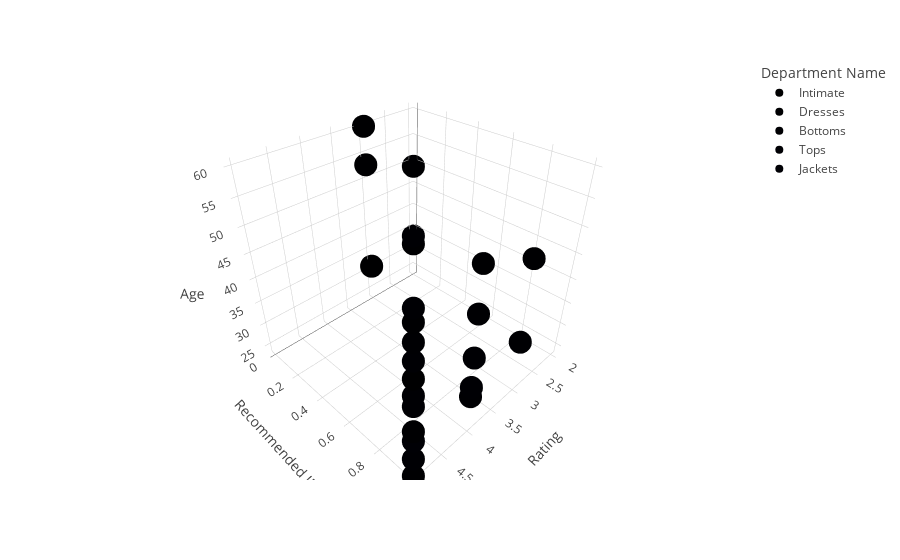

The notebook cell this image was saved under:
### Code cell
Age_v= trans[['Age','Recommended IND','Rating','Department Name']].head(30)
Age_v
fig = px.scatter_3d(Age_v, x='Rating', y='Recommended IND', z='Age',
              color='Department Name')
fig.show()

### Figure 1 — Plotly figure (JSON) as saved in the notebook; plotly's stock layout.template omitted (floating-point values rounded to 4 significant figures)
{"data": [{"hovertemplate": "Department Name=Intimate<br>Rating=%{x}<br>Recommended IND=%{y}<br>Age=%{z}<extra></extra>", "legendgroup": "Intimate", "marker": {"color": "#000001", "symbol": "circle"}, "mode": "markers", "name": "Intimate", "scene": "scene", "showlegend": true, "type": "scatter3d", "x": [4, 5, 3, 5], "y": [1, 1, 0, 1], "z": [33, 44, 31, 53]}, {"hovertemplate": "Department Name=Dresses<br>Rating=%{x}<br>Recommended IND=%{y}<br>Age=%{z}<extra></extra>", "legendgroup": "Dresses", "marker": {"color": "#000002", "symbol": "circle"}, "mode": "markers", "name": "Dresses", "scene": "scene", "showlegend": true, "type": "scatter3d", "x": [5, 3, 2, 5, 5, 3, 5, 5, 3, 5, 4, 2, 3], "y": [1, 0, 0, 1, 1, 0, 1, 1, 1, 1, 1, 0, 1], "z": [34, 60, 49, 24, 34, 53, 39, 53, 50, 47, 55, 31, 34]}, {"hovertemplate": "Department Name=Bottoms<br>Rating=%{x}<br>Recommended IND=%{y}<br>Age=%{z}<extra></extra>", "legendgroup": "Bottoms", "marker": {"color": "#000003", "symbol": "circle"}, "mode": "markers", "name": "Bottoms", "scene": "scene", "showlegend": true, "type": "scatter3d", "x": [5, 4, 3, 4], "y": [1, 1, 1, 1], "z": [50, 47, 34, 31]}, {"hovertemplate": "Department Name=Tops<br>Rating=%{x}<br>Recommended IND=%{y}<br>Age=%{z}<extra></extra>", "legendgroup": "Tops", "marker": {"color": "#000004", "symbol": "circle"}, "mode": "markers", "name": "Tops", "scene": "scene", "showlegend": true, "type": "scatter3d", "x": [5, 5, 4, 5, 4, 5, 2, 5], "y": [1, 1, 1, 1, 1, 1, 0, 1], "z": [47, 39, 39, 41, 33, 55, 33, 28]}, {"hovertemplate": "Department Name=Jackets<br>Rating=%{x}<br>Recommended IND=%{y}<br>Age=%{z}<extra></extra>", "legendgroup": "Jackets", "marker": {"color": "#000005", "symbol": "circle"}, "mode": "markers", "name": "Jackets", "scene": "scene", "showlegend": true, "type": "scatter3d", "x": [5], "y": [1], "z": [32]}], "layout": {"legend": {"title": {"text": "Department Name"}, "tracegroupgap": 0}, "margin": {"t": 60}, "scene": {"domain": {"x": [0, 1], "y": [0, 1]}, "xaxis": {"title": {"text": "Rating"}}, "yaxis": {"title": {"text": "Recommended IND"}}, "zaxis": {"title": {"text": "Age"}}}}}
